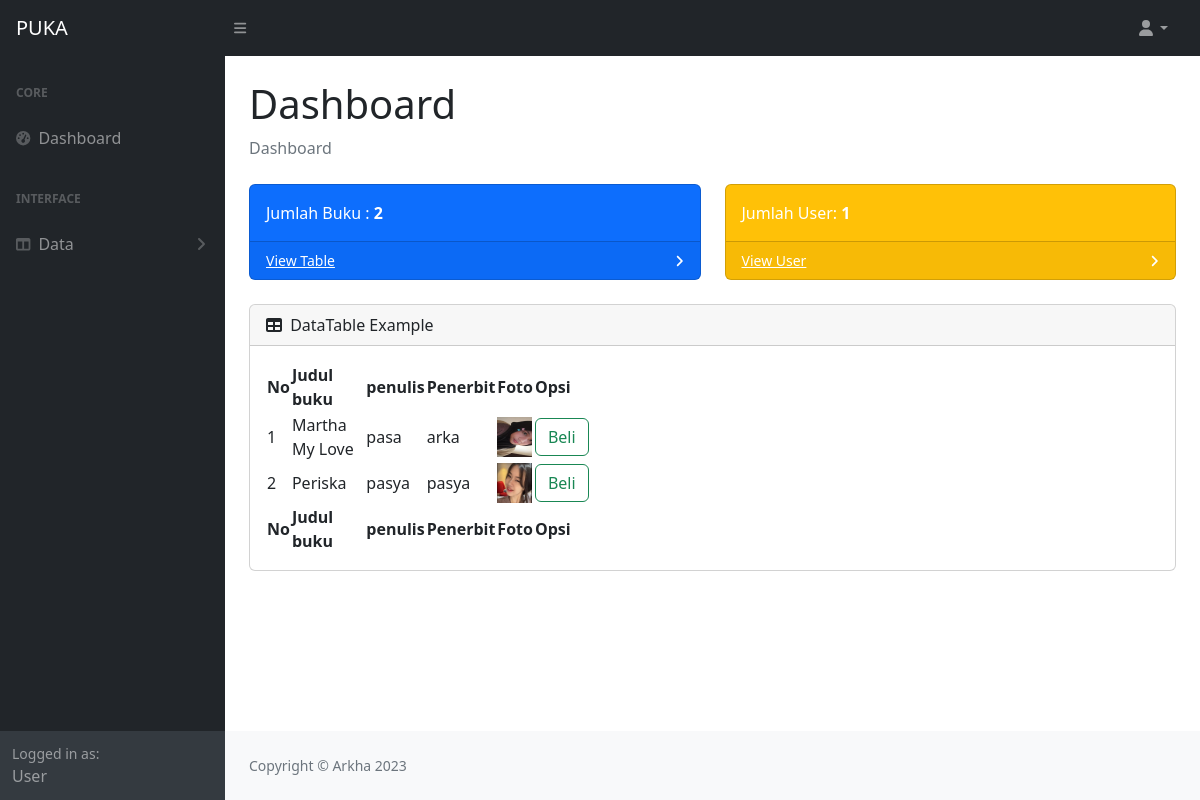
The app's page /user/index.php with its own data.
### tables this page shows
CREATE TABLE `daftar_buku` (
  `id_buku` int(255) NOT NULL,
  `judul` varchar(255) NOT NULL,
  `pengarang` varchar(255) NOT NULL,
  `penerbit` varchar(225) NOT NULL,
  `harga` varchar(225) NOT NULL,
  `foto` varchar(225) NOT NULL
);

### user/index.php (the view, shortened to what this page needs)
<!DOCTYPE html>
<html lang="en">
<head>
    <link href="https://cdn.jsdelivr.net/npm/simple-datatables@7.1.2/dist/style.min.css" rel="stylesheet" />
    <link href="../css/styles.css" rel="stylesheet" />
</head>
<body class="sb-nav-fixed">
    <nav class="sb-topnav navbar navbar-expand navbar-dark bg-dark">
        <a class="navbar-brand ps-3" href="index.php">PUKA</a>
        <button class="btn btn-link btn-sm order-1 order-lg-0 me-4 me-lg-0" id="sidebarToggle" href="#!"><i class="fas fa-bars"></i></button>
        <ul class="navbar-nav ms-auto ms-md-0 me-3 me-lg-4">
            <li class="nav-item dropdown">
                <a class="nav-link dropdown-toggle" id="navbarDropdown" href="#" role="button" data-bs-toggle="dropdown" aria-expanded="false"><i class="fas fa-user fa-fw"></i></a>
            </li>
        </ul>
    </nav>
    <div id="layoutSidenav">
        <div id="layoutSidenav_nav">
            <nav class="sb-sidenav accordion sb-sidenav-dark" id="sidenavAccordion">
                <div class="sb-sidenav-menu">
                    <div class="nav">
                        <div class="sb-sidenav-menu-heading">Core</div>
                        <a class="nav-link" href="index.php">
                            <div class="sb-nav-link-icon"><i class="fas fa-tachometer-alt"></i></div>
                            Dashboard
                        </a>
                        <div class="sb-sidenav-menu-heading">Interface</div>
                        <a class="nav-link collapsed" href="#" data-bs-toggle="collapse" data-bs-target="#collapseLayouts" aria-expanded="false" aria-controls="collapseLayouts">
                            <div class="sb-nav-link-icon"><i class="fas fa-columns"></i></div>
                            Data
                            <div class="sb-sidenav-collapse-arrow"><i class="fas fa-angle-down"></i></div>
                        </a>
                    </div>
                </div>
                <div class="sb-sidenav-footer">
                    <div class="small">Logged in as:</div>
                    User
                </div>
            </nav>
        </div>
        <div id="layoutSidenav_content">
            <main>
                <div class="container-fluid px-4">
                    <h1 class="mt-4">Dashboard</h1>
                    <ol class="breadcrumb mb-4">
                        <li class="breadcrumb-item active">Dashboard</li>
                    </ol>
                    <div class="row">
                        <?php
                        include "../koneksi.php";
                        $data = mysqli_query($koneksi, "SELECT * FROM daftar_buku");
                        $jumlah_buku = mysqli_num_rows($data);
                        ?>
                        <div class="col-xl-6 col-md-6">
                            <div class="card bg-primary text-white mb-4">
                                <div class="card-body">Jumlah Buku : <b>
                                        <?php echo $jumlah_buku; ?>
                                    </b></div>
                                <div class="card-footer d-flex align-items-center justify-content-between">
                                    <a class="small text-white stretched-link" href="tables.php">View Table</a>
                                    <div class="small text-white"><i class="fas fa-angle-right"></i></div>
                                </div>
                            </div>
                        </div>
                        <?php
                        include "../koneksi.php";
                        $data_user = mysqli_query($koneksi, "SELECT * FROM login where level = 'user' ");
                        $jumlah_user = mysqli_num_rows($data_user);
                        ?>
                        <div class="col-xl-6 col-md-6">
                            <div class="card bg-warning text-white mb-4">
                                <div class="card-body">Jumlah User: <b><?php
                                                                        echo $jumlah_user ?></b></div>
                                <div class="card-footer d-flex align-items-center justify-content-between">
                                    <a class="small text-white stretched-link" href="tabel_user.php">View User</a>
                                    <div class="small text-white"><i class="fas fa-angle-right"></i></div>
                                </div>
                            </div>
                        </div>
                    </div>
                    <div class="card mb-4">
                        <div class="card-header">
                            <i class="fas fa-table me-1"></i>
                            DataTable Example
                        </div>
                        <div class="card-body">
                            <table id="datatablesSimple">
                                <thead>
                                    <tr>
                                        <th>No</th>
                                        <th>Judul buku</th>
                                        <th>penulis</th>
                                        <th>Penerbit</th>
                                        <th>Foto</th>
                                        <th style="width:70%">Opsi</th>
                                    </tr>
                                </thead>
                                <tfoot>
                                    <tr>
                                        <th>No</th>
                                        <th>Judul buku</th>
                                        <th>penulis</th>
                                        <th>Penerbit</th>
                                        <th>Foto</th>
                                        <th style="width:70%">Opsi</th>
                                    </tr>
                                </tfoot>
                                <tbody>
                                    <?php
                                    include '../koneksi.php';
                                    $no = 1;
                                    $data = mysqli_query($koneksi, "select * from daftar_buku");
                                    while ($d = mysqli_fetch_array($data)) {
                                    ?>
                                        <tr>
                                            <td>
                                                <?php echo $no++; ?>
                                            </td>
                                            <td>
                                                <?php echo $d['judul']; ?>
                                            </td>
                                            <td>
                                                <?php echo $d['pengarang']; ?>
                                            </td>
                                            <td>
                                                <?php echo $d['penerbit']; ?>
                                            </td>
                                            <td>
                                                <img src="../admin/gambar/<?php echo $d['foto'] ?>" width="35" height="40">
                                            </td>
                                            <td>
                                                <a href="transaksi.php?id_buku=<?php echo $d['id_buku']; ?>" class="btn btn-outline-success">Beli</a>
                                            </td>
                                        </tr>
                                    <?php
                                    }
                                    ?>
                                </tbody>
                            </table>
                        </div>
                    </div>
                </div>
            </main>
            <footer class="py-4 bg-light mt-auto">
                <div class="container-fluid px-4">
                    <div class="d-flex align-items-center justify-content-between small">
                        <div class="text-muted">Copyright &copy; Arkha 2023</div>
                    </div>
                </div>
            </footer>
        </div>
    </div>
</body>
</html>

### records on screen
daftar_buku: judul "Martha My Love", pengarang "pasa", penerbit "arka", foto (picture)
daftar_buku: judul "Periska", pengarang "pasya", penerbit "pasya", foto (picture)

### other values on screen
$jumlah_buku "2"
$jumlah_user "1"
